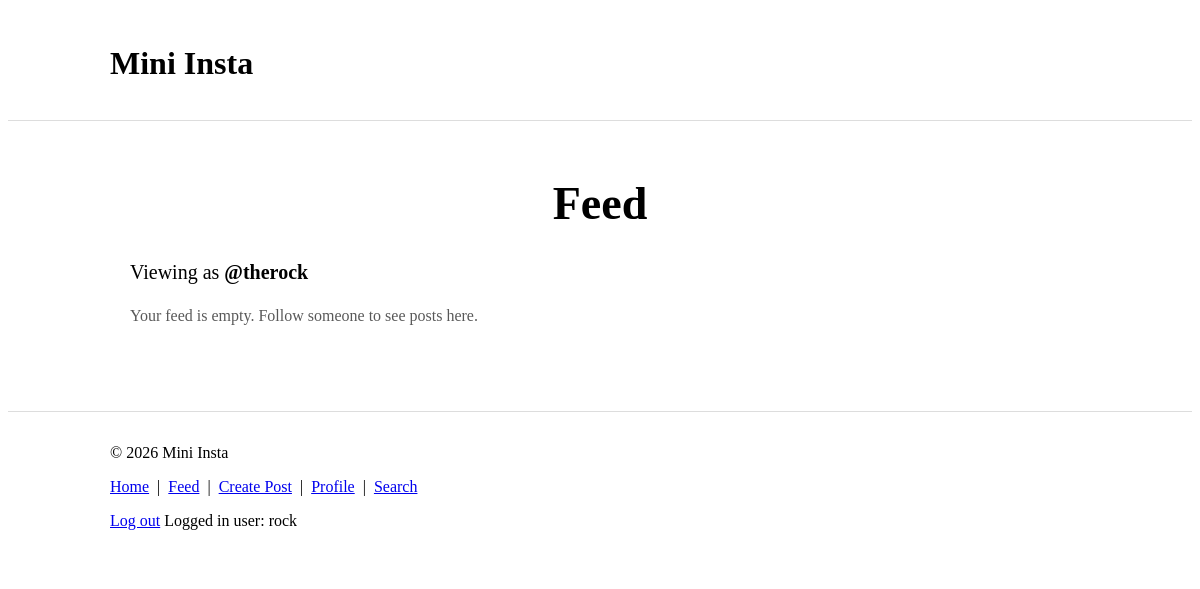
Page /mini_insta/profile/feed (signed in) on the earlier database version.
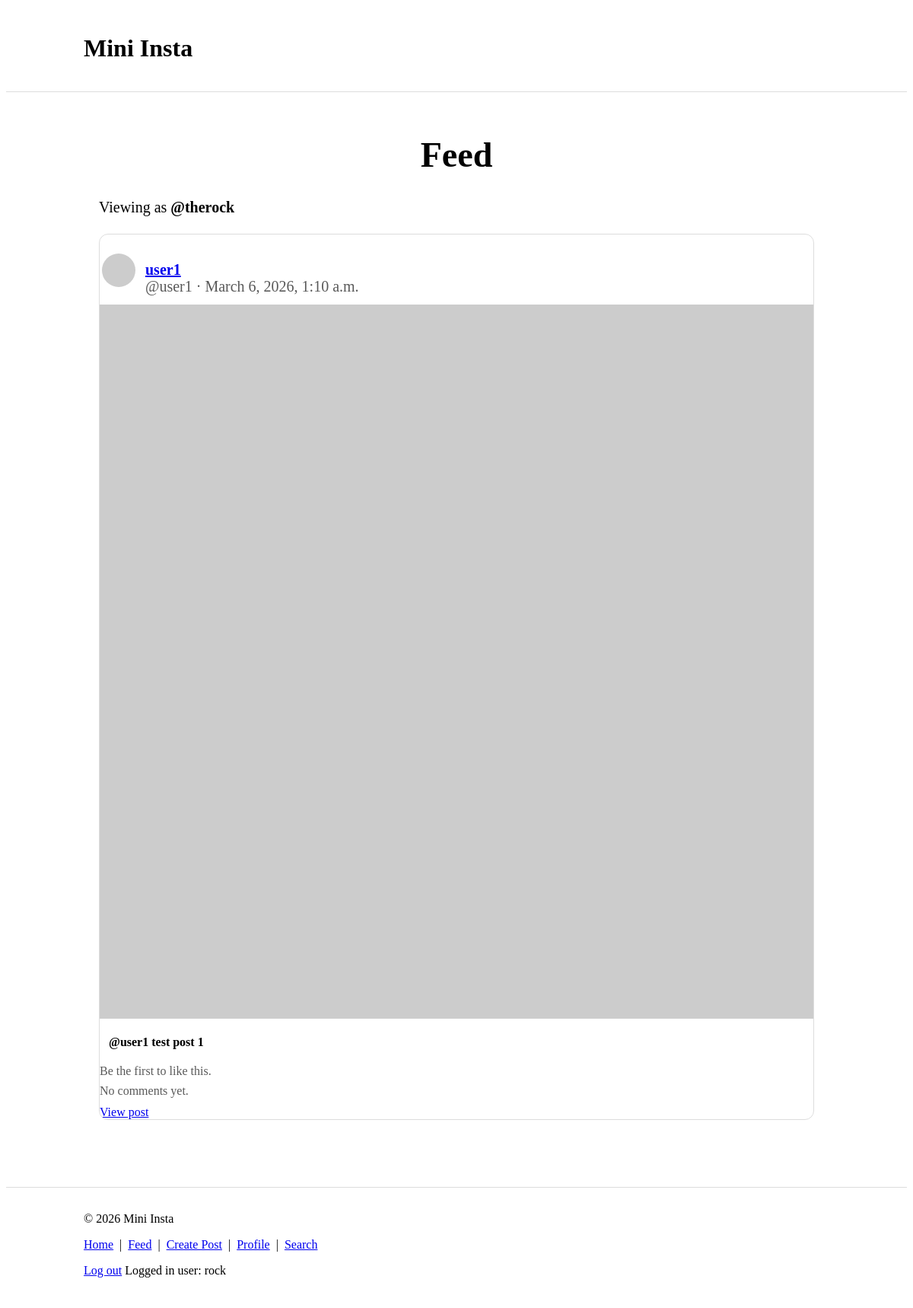
Same page on the later database version.
### mini_insta/models.py (models this page shows, shortened)
class Profile(models.Model):
    user = models.ForeignKey(User, on_delete=models.CASCADE)
    username = models.CharField(blank=False)
    display_name = models.CharField(blank=False)
    profile_image_url = models.URLField(blank=True)
    bio_text = models.TextField(blank=True)
    join_date = models.DateField(auto_now=True)
    def get_post_feed(self):
        following_qs = Follow.objects.filter(follower_profile=self).values_list("profile", flat=True)
        return Post.objects.filter(profile__in=following_qs).order_by("-timestamp")

class Post(models.Model):
    profile = models.ForeignKey(Profile, on_delete=models.CASCADE)
    caption = models.TextField(blank=True)
    timestamp = models.DateTimeField(auto_now=True)
    def get_all_photos(self):
        photos = Photo.objects.filter(post=self)
        return photos
    def get_all_comments(self):
        return Comment.objects.filter(post=self)
    def get_all_likes(self):
        return Like.objects.filter(post=self)

### mini_insta/views.py (the view)
# urls.py: path("profile/feed", PostFeedListView.as_view(), name="show_feed"),
class PostFeedListView(LoginRequiredMixin, ListView):
    model = Post
    template_name = "mini_insta/show_feed.html"
    context_object_name = "posts"
    def get_context_data(self, **kwargs):
        context = super().get_context_data(**kwargs)
        profile = self.get_profile()
        context["profile"] = profile
        context["posts"] = profile.get_post_feed()
        return context

### mini_insta/views.py (called while the page is built)
    def get_profile(self):
        user = self.request.user
        profile = Profile.objects.get(user=user)
        return profile

### mini_insta/templates/mini_insta/show_feed.html (shortened to what this page needs)
{% extends "mini_insta/base.html" %}
{% block content %}
  <div class="profile-page">
    <h1 class="name">Feed</h1>
    <div class="bio">
      Viewing as <strong>@{{ profile.username }}</strong>
    </div>
    <div class="posts-area">
      {% if posts %}
        {% for post in posts %}
          <div class="post-card" style="margin-bottom: 18px;">
            <div class="bio" style="display:flex; align-items:center; gap:10px; margin-bottom:10px;">
              <a href="{% url 'mini_insta:show_profile' post.profile.pk %}">
                <img class="avatar"
                     src="{{ post.profile.profile_image_url|default:'https://via.placeholder.com/64' }}"
                     alt="{{ post.profile.display_name }} profile image"
                     style="width:44px; height:44px; border-radius:50%; object-fit:cover;">
              </a>
              <div>
                <div class="display-name" style="line-height:1.1;">
                  <a href="{% url 'mini_insta:show_profile' post.profile.pk %}">
                    <strong>{{ post.profile.display_name }}</strong>
                  </a>
                </div>
                <div class="username muted" style="line-height:1.1;">
                  @{{ post.profile.username }} · {{ post.timestamp }}
                </div>
              </div>
            </div>
            {% with photos=post.get_all_photos %}
              {% if photos %}
                {% with first_photo=photos.0 %}
                  {% if first_photo.image_url %}
                    <a href="{% url 'mini_insta:show_post' post.pk %}">
                      <img class="post-img" src="{{ first_photo.image_url }}" alt="Post photo">
                    </a>
                  {% elif first_photo.image_file %}
                    <a href="{% url 'mini_insta:show_post' post.pk %}">
                      <img class="post-img" src="{{ first_photo.image_file.url }}" alt="Post photo">
                    </a>
                  {% endif %}
                {% endwith %}
              {% else %}
                <a href="{% url 'mini_insta:show_post' post.pk %}">
                  <img class="post-img" src="https://via.placeholder.com/600x600?text=No+Image" alt="No image">
                </a>
              {% endif %}
            {% endwith %}
            {% if post.caption %}
              <div class="post-caption" style="margin-top:10px;">
                <strong>@{{ post.profile.username }}</strong> {{ post.caption }}
              </div>
            {% endif %}
            {% with likes=post.get_all_likes %}
              {% if likes %}
                {% with first_like=likes.0 %}
                  <div class="post-likes" style="margin-top:8px;">
                    Liked by <strong>@{{ first_like.profile.username }}</strong>
                    {% if likes|length > 1 %}
                      and <strong>{{ likes|length|add:"-1" }} others</strong>
                    {% endif %}
                  </div>
                {% endwith %}
              {% else %}
                <div class="post-likes muted" style="margin-top:8px;">
                  Be the first to like this.
                </div>
              {% endif %}
            {% endwith %}
            {% with comments=post.get_all_comments %}
              <div class="post-comments" style="margin-top:8px;">
                {% if comments %}
                  {% for c in comments %}
                    <div class="comment-row">
                      <strong>@{{ c.profile.username }}</strong> {{ c.text }}
                    </div>
                  {% endfor %}
                {% else %}
                  <div class="muted">No comments yet.</div>
                {% endif %}
              </div>
            {% endwith %}
            <div style="margin-top:10px;">
              <a href="{% url 'mini_insta:show_post' post.pk %}">View post</a>
            </div>
          </div>
        {% endfor %}
      {% else %}
        <p class="muted">Your feed is empty. Follow someone to see posts here.</p>
      {% endif %}
    </div>
  </div>
{% endblock %}

### mini_insta/templates/mini_insta/base.html (shortened to what this page needs)
{% load static %}
<!doctype html>
<html lang="en">
<head>
  <link rel="stylesheet" href="{% static 'mini_insta/style.css' %}">
</head>
<body>
  <header class="site-header">
    <div class="container">
      <h1 class="site-title">Mini Insta</h1>
    </div>
  </header>
  <main class="container">
    {% block content %}{% endblock %}
  </main>
  <footer class="site-footer">
    <div class="container">
      <p>&copy; {% now "Y" %} Mini Insta</p>
      <p>
        <a href="{% url 'mini_insta:show_all_profiles' %}">Home</a>
        {% if request.user.is_authenticated %}
          &nbsp;|&nbsp;
          <a href="{% url 'mini_insta:show_feed'%}">Feed</a>
          &nbsp;|&nbsp;
          <a href="{% url 'mini_insta:create_post'%}">Create Post</a>
          &nbsp;|&nbsp;
          <a href="{% url 'mini_insta:profile'%}">Profile</a>
          &nbsp;|&nbsp;
          <a href="{% url 'mini_insta:search'%}">Search</a>
          <form action="{% url 'mini_insta:logout' %}" method="post" style="display:inline;">
            <button type="submit" class="nav-link-btn">Log out</button>
          </form>
          <span>Logged in user: {{ request.user }}</span>
        {% else %}
          &nbsp;|&nbsp;
          <a href="{% url 'mini_insta:login'%}">Login</a>
          &nbsp;|&nbsp;
          <a href="{% url 'mini_insta:create_profile'%}">Create Profile</a>
        {% endif %}
      </p>
    </div>
  </footer>
</body>
</html>

### static/mini_insta/style.css (style rules this page uses)
.container { max-width: 980px; margin: 0 auto; padding: 16px; }
.site-header, .site-footer { border-bottom: 1px solid #ddd; }
.site-footer { border-top: 1px solid #ddd; border-bottom: none; margin-top: 24px; }
.display-name { font-weight: 700; margin-top: 10px; }
.username { opacity: 0.7; }
.profile-page { max-width: 1100px; margin: 0 auto; padding: 30px 20px; }
.avatar { width: 170px; height: 170px; border-radius: 50%; object-fit: cover; border: 3px solid #54ccae00; }
.bio { margin-top: 22px; font-size: 20px; line-height: 1.7; }
.muted { opacity: 0.65; }
.name { margin: 10px 0 25px; font-size: 46px; font-weight: 800; text-align: center; }
.posts-area { margin-top: 18px; }
.post-card { border: 1px solid #ddd; border-radius: 12px; overflow: hidden; background: #fff; }
.post-img { width: 100%; aspect-ratio: 1 / 1; object-fit: cover; display: block; }
.post-caption { padding: 10px 12px; font-weight: 600; line-height: 1.4; font-size: 16px; }
.nav-link-btn { -webkit-appearance:none; appearance:none; background:transparent; border:0; outline:0; box-shadow:none; padding:0; margin:0; font:inherit; line-height:inherit; color:#0000EE; text-decoration:underline; cursor:pointer; vertical-align:baseline; }

Differences in the rows shown:
added Post: profile.display_name "user1", profile.username "user1", timestamp "March 6, 2026, 1:10 a.m.", caption "test post 1"
Other differences:
text no longer shown: "Your feed is empty. Follow someone to see posts here."
